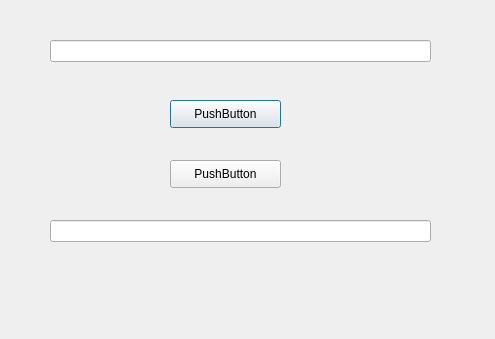
<?xml version="1.0" encoding="UTF-8"?>
<ui version="4.0">
 <class>CopiaryPegar</class>
 <widget class="QDialog" name="CopiaryPegar">
  <property name="geometry">
   <rect>
    <x>0</x>
    <y>0</y>
    <width>495</width>
    <height>339</height>
   </rect>
  </property>
  <property name="windowTitle">
   <string>Copy / Paste</string>
  </property>
  <widget class="QLineEdit" name="txt_origen">
   <property name="geometry">
    <rect>
     <x>50</x>
     <y>40</y>
     <width>381</width>
     <height>22</height>
    </rect>
   </property>
  </widget>
  <widget class="QLineEdit" name="txt_destino">
   <property name="geometry">
    <rect>
     <x>50</x>
     <y>220</y>
     <width>381</width>
     <height>22</height>
    </rect>
   </property>
  </widget>
  <widget class="QPushButton" name="btn_copiar">
   <property name="geometry">
    <rect>
     <x>170</x>
     <y>100</y>
     <width>111</width>
     <height>28</height>
    </rect>
   </property>
   <property name="text">
    <string>PushButton</string>
   </property>
  </widget>
  <widget class="QPushButton" name="btn_pegar">
   <property name="geometry">
    <rect>
     <x>170</x>
     <y>160</y>
     <width>111</width>
     <height>28</height>
    </rect>
   </property>
   <property name="text">
    <string>PushButton</string>
   </property>
  </widget>
 </widget>
 <resources/>
 <connections>
  <connection>
   <sender>btn_copiar</sender>
   <signal>pressed()</signal>
   <receiver>txt_origen</receiver>
   <slot>selectAll()</slot>
   <hints>
    <hint type="sourcelabel">
     <x>237</x>
     <y>117</y>
    </hint>
    <hint type="destinationlabel">
     <x>235</x>
     <y>48</y>
    </hint>
   </hints>
  </connection>
  <connection>
   <sender>btn_pegar</sender>
   <signal>clicked()</signal>
   <receiver>txt_destino</receiver>
   <slot>paste()</slot>
   <hints>
    <hint type="sourcelabel">
     <x>266</x>
     <y>172</y>
    </hint>
    <hint type="destinationlabel">
     <x>271</x>
     <y>227</y>
    </hint>
   </hints>
  </connection>
  <connection>
   <sender>btn_copiar</sender>
   <signal>released()</signal>
   <receiver>txt_origen</receiver>
   <slot>copy()</slot>
   <hints>
    <hint type="sourcelabel">
     <x>277</x>
     <y>114</y>
    </hint>
    <hint type="destinationlabel">
     <x>281</x>
     <y>56</y>
    </hint>
   </hints>
  </connection>
 </connections>
</ui>
